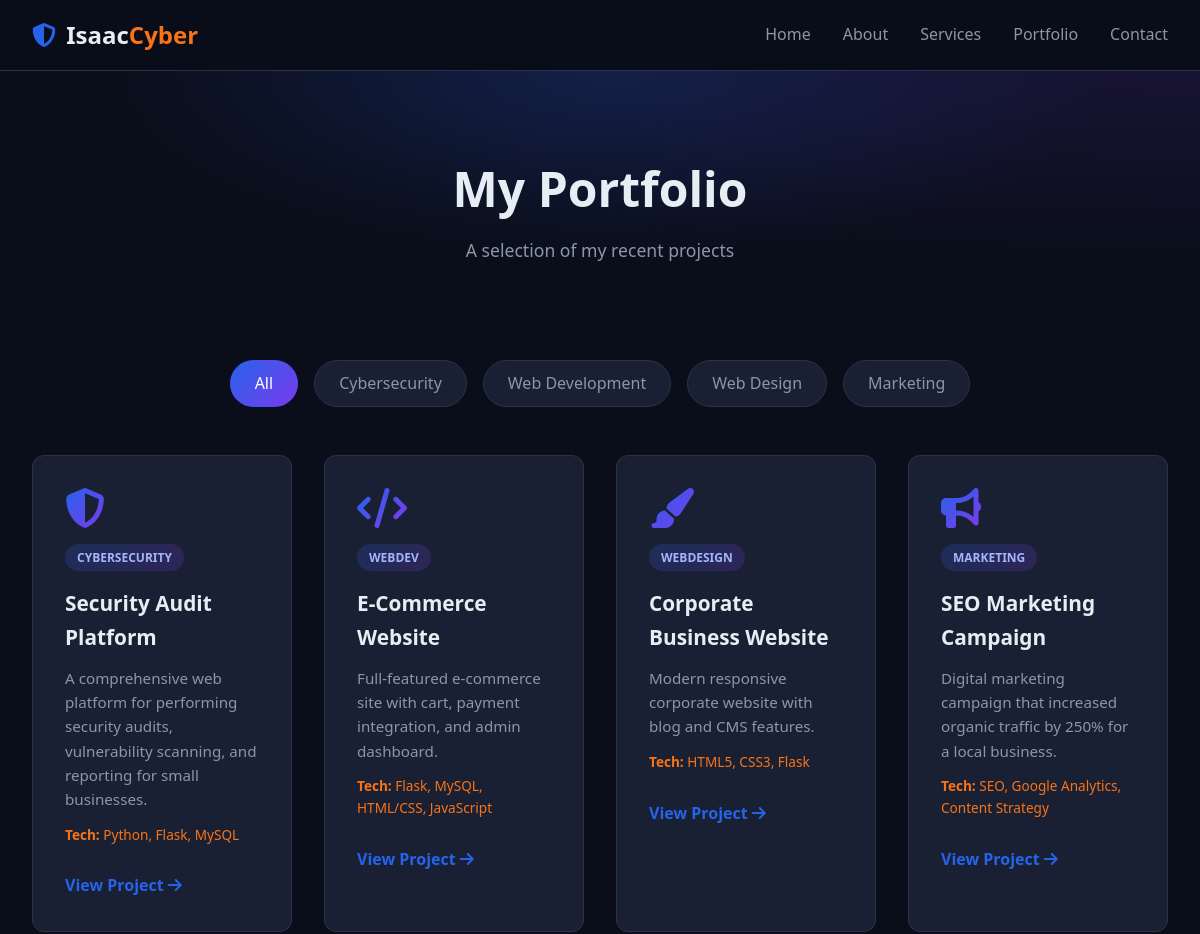
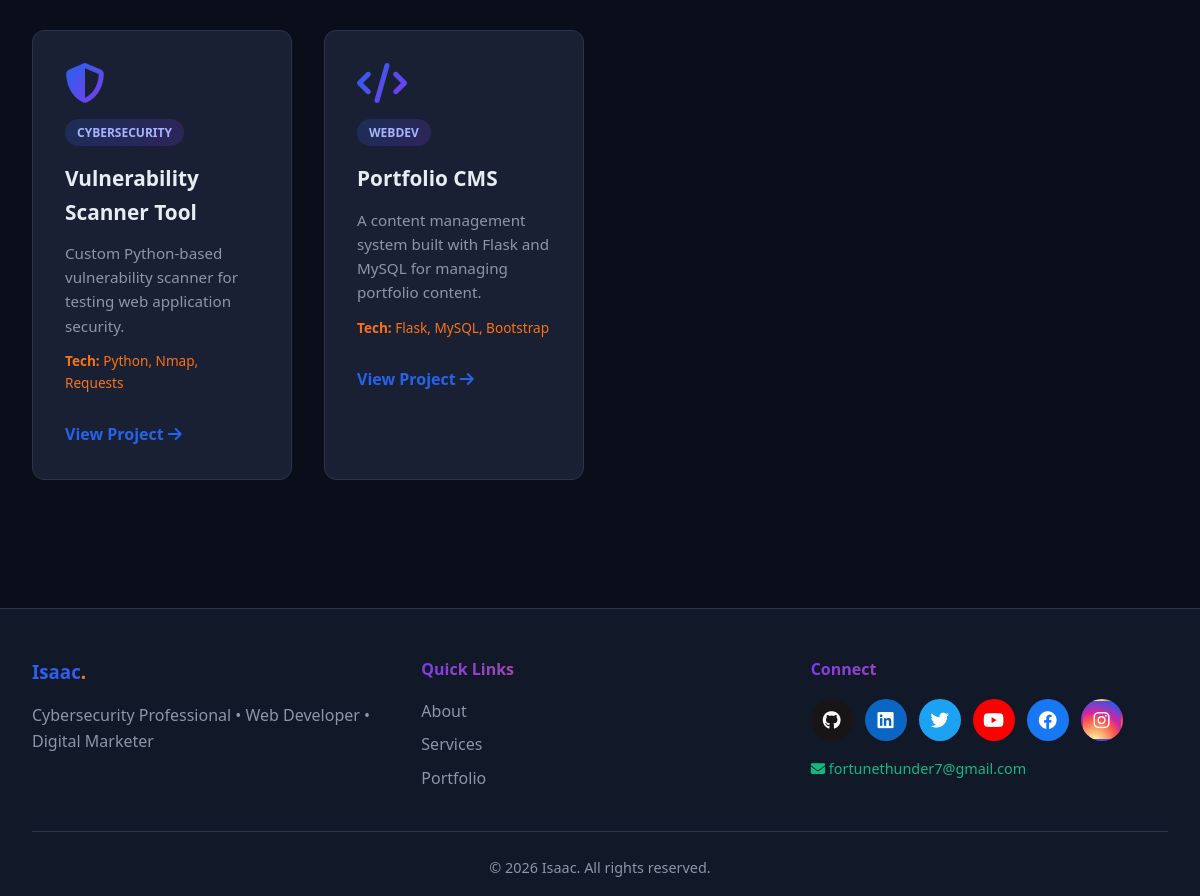
The app's page /portfolio with its own data (2 pictures, top to bottom).
### app.py (models this page shows, shortened)
class Project(db.Model):
    id = db.Column(db.Integer, primary_key=True)
    title = db.Column(db.String(200), nullable=False)
    description = db.Column(db.Text, nullable=False)
    category = db.Column(db.String(50))
    tech_stack = db.Column(db.String(200))
    link = db.Column(db.String(300))

### app.py (the view)
@app.route('/portfolio')
def portfolio():
    category = request.args.get('category', 'all')
    if category == 'all':
        projects = Project.query.all()
    else:
        projects = Project.query.filter_by(category=category).all()
    return render_template('portfolio.html', projects=projects, selected=category)

### templates/portfolio.html (shortened to what this page needs)
{% extends 'base.html' %}
{% block content %}
<section class="page-header">
    <h1>My Portfolio</h1>
    <p>A selection of my recent projects</p>
</section>
<section class="portfolio-section">
    <div class="filter-buttons">
        <a href="{{ url_for('portfolio', category='all') }}"
           class="filter-btn {% if selected == 'all' %}active{% endif %}">All</a>
        <a href="{{ url_for('portfolio', category='cybersecurity') }}"
           class="filter-btn {% if selected == 'cybersecurity' %}active{% endif %}">Cybersecurity</a>
        <a href="{{ url_for('portfolio', category='webdev') }}"
           class="filter-btn {% if selected == 'webdev' %}active{% endif %}">Web Development</a>
        <a href="{{ url_for('portfolio', category='webdesign') }}"
           class="filter-btn {% if selected == 'webdesign' %}active{% endif %}">Web Design</a>
        <a href="{{ url_for('portfolio', category='marketing') }}"
           class="filter-btn {% if selected == 'marketing' %}active{% endif %}">Marketing</a>
    </div>
    <div class="projects-grid">
        {% for project in projects %}
        <div class="project-card">
            <div class="project-icon">
                {% if project.category == 'cybersecurity' %}
                    <i class="fas fa-shield-halved"></i>
                {% elif project.category == 'webdev' %}
                    <i class="fas fa-code"></i>
                {% elif project.category == 'webdesign' %}
                    <i class="fas fa-paint-brush"></i>
                {% else %}
                    <i class="fas fa-bullhorn"></i>
                {% endif %}
            </div>
            <span class="project-tag">{{ project.category }}</span>
            <h3>{{ project.title }}</h3>
            <p>{{ project.description }}</p>
            <p class="tech-stack"><strong>Tech:</strong> {{ project.tech_stack }}</p>
            <a href="{{ project.link }}" class="project-link">View Project <i class="fas fa-arrow-right"></i></a>
        </div>
        {% else %}
        <p class="no-projects">No projects found in this category.</p>
        {% endfor %}
    </div>
</section>
{% endblock %}

### templates/base.html (shortened to what this page needs)
<!DOCTYPE html>
<html lang="en">
<head>
    <link rel="stylesheet" href="{{ url_for('static', filename='css/style.css') }}">
    <link rel="stylesheet" href="https://cdnjs.cloudflare.com/ajax/libs/font-awesome/6.4.0/css/all.min.css">
</head>
<body>
    <nav class="navbar">
        <div class="nav-container">
            <a href="{{ url_for('index') }}" class="logo">
                <i class="fas fa-shield-halved"></i> Isaac<span>Cyber</span>
            </a>
            <ul class="nav-menu">
                <li><a href="{{ url_for('index') }}">Home</a></li>
                <li><a href="{{ url_for('about') }}">About</a></li>
                <li><a href="{{ url_for('services') }}">Services</a></li>
                <li><a href="{{ url_for('portfolio') }}">Portfolio</a></li>
                <li><a href="{{ url_for('contact') }}">Contact</a></li>
            </ul>
        </div>
    </nav>
    {% block content %}{% endblock %}
    <footer class="footer">
        <div class="footer-content">
            <div class="footer-col">
                <h3>Isaac<span style="color:#f97316;">.</span></h3>
                <p>Cybersecurity Professional • Web Developer • Digital Marketer</p>
            </div>
            <div class="footer-col">
                <h4>Quick Links</h4>
                <ul>
                    <li><a href="{{ url_for('about') }}">About</a></li>
                    <li><a href="{{ url_for('services') }}">Services</a></li>
                    <li><a href="{{ url_for('portfolio') }}">Portfolio</a></li>
                </ul>
            </div>
            <div class="footer-col">
                <h4>Connect</h4>
<div class="socials">
    <a href="https://github.com/fortunethunder7-max"
       target="_blank" rel="noopener noreferrer" title="GitHub">
        <i class="fab fa-github"></i>
    </a>
    <a href="#"
       target="_blank" rel="noopener noreferrer" title="LinkedIn">
        <i class="fab fa-linkedin"></i>
    </a>
    <a href="https://twitter.com/Isaactaeyoung438"
       target="_blank" rel="noopener noreferrer" title="Twitter / X">
        <i class="fab fa-twitter"></i>
    </a>
    <a href="https://www.youtube.com/@Thunderboy_77"
       target="_blank" rel="noopener noreferrer" title="YouTube">
        <i class="fab fa-youtube"></i>
    </a>
    <a href="https://www.facebook.com/ThunderboyK77"
       target="_blank" rel="noopener noreferrer" title="Facebook">
        <i class="fab fa-facebook"></i>
    </a>
    <a href="#"
       target="_blank" rel="noopener noreferrer" title="Instagram">
        <i class="fab fa-instagram"></i>
    </a>
</div>
                <p style="margin-top:1rem; font-size:0.9rem;">
                    <i class="fas fa-envelope" style="color:#10b981;"></i>
                    <a href="mailto:fortunethunder7@gmail.com" style="color:#10b981;">fortunethunder7@gmail.com</a>
                </p>
            </div>
        </div>
        <div class="footer-bottom">
            <p>&copy; 2026 Isaac. All rights reserved.</p>
        </div>
    </footer>
</body>
</html>

### records on screen
Project: category "CYBERSECURITY", title "Security Audit Platform", description "A comprehensive web platform for performing security audits, vulnerability scanning, and reporting for small businesses.", tech_stack "Python, Flask, MySQL"
Project: category "WEBDEV", title "E-Commerce Website", description "Full-featured e-commerce site with cart, payment integration, and admin dashboard.", tech_stack "Flask, MySQL, HTML/CSS, JavaScript"
Project: category "WEBDESIGN", title "Corporate Business Website", description "Modern responsive corporate website with blog and CMS features.", tech_stack "HTML5, CSS3, Flask"
Project: category "MARKETING", title "SEO Marketing Campaign", description "Digital marketing campaign that increased organic traffic by 250% for a local business.", tech_stack "SEO, Google Analytics, Content Strategy"
Project: category "CYBERSECURITY", title "Vulnerability Scanner Tool", description "Custom Python-based vulnerability scanner for testing web application security.", tech_stack "Python, Nmap, Requests"
Project: category "WEBDEV", title "Portfolio CMS", description "A content management system built with Flask and MySQL for managing portfolio content.", tech_stack "Flask, MySQL, Bootstrap"
